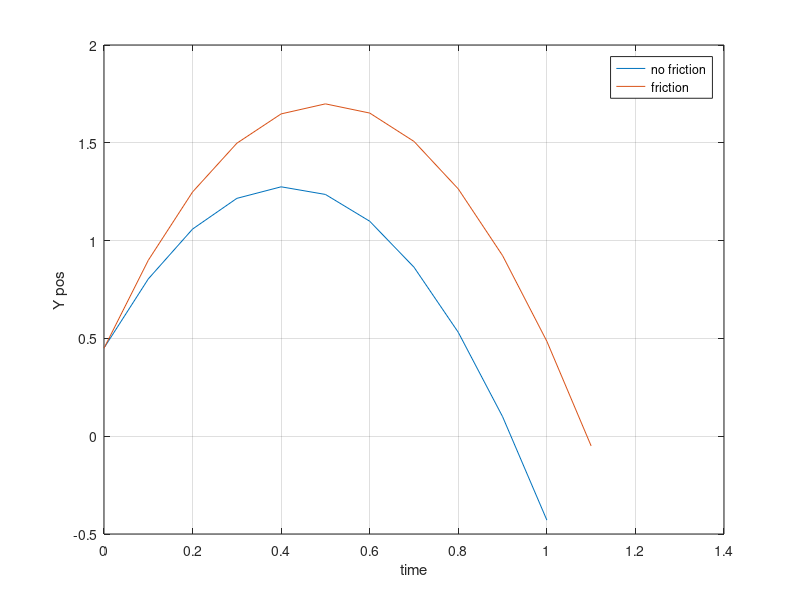

Recreate this plot in MATLAB.
% Week 5 Task 2 MATLAB Homework
% File: HW_5p2_Task2_pipoat.m
% Date: 17 February 2022
% By: Andrew Pipo (pipoat)
%
% Section: 016
% Team: 234
%
% ELECTRONIC SIGNATURE
% Andrew Pipo
%
% The electronic signature above indicates the script
% submitted for evaluation is my individual work, and I
% have a general understanding of all aspects of its
% development and execution.

% This program can take a set of constants and inputs and
% calculate displacement for each time interval and graphs
% the determined data

clc; clear all
vel= input('Enter velocity (m/s): ');
p=1.2;
r=.04;
A=pi*r^2;
C=.5;
m=.15;
yi=0;
g=-9.8;
T=.1;
x=1;
D=(p*C*A)/2;



v=zeros(1,1);
y=zeros(1,1);
t=zeros(1,1);

v(1,1) = vel+g*T;
y(1,1) = yi+vel*T+(.5*g*T^2);
row = 2;

while y(row-1,1) > 0
    
    v(row,1) = v(row-1,1) + g*T;
    y(row,1) = y(row-1,1) + v(row-1,1)*T + (.5*g*T^2);
    t(row,1) = t(row-1,1) + .1;
    
    
    
    row = row + 1;
end




af = zeros(1,1);
vf = zeros(1,1);
tf = zeros(1,1);
yf = zeros(1,1);

vf(1,1) = vel;
af(1,1) = g-(D/m)*abs(vel)*vel;
yf(1,1) = yi+vel*T+.5*(af(1,1))*T^2;
row = 2;

while yf(row-1,1) > 0
    
    af(row,1) = g-(D/m)*abs(vf(row-1,1))*vf(row-1,1);
    vf(row,1) = vf(row-1,1)+af(row-1,1)*T;
    yf(row,1) = yf(row-1,1)+vf(row-1,1)*T+(.5*af(row-1,1)*T^2);
    tf(row,1) = tf(row-1,1)+T;
    

    
    
    row = row + 1;
end

plot(t(:,1),y(:,1));
hold on
plot(tf(:,1),yf(:,1));
ylabel('Y pos');
xlabel('time');
grid on

legend('no friction',...
       'friction')